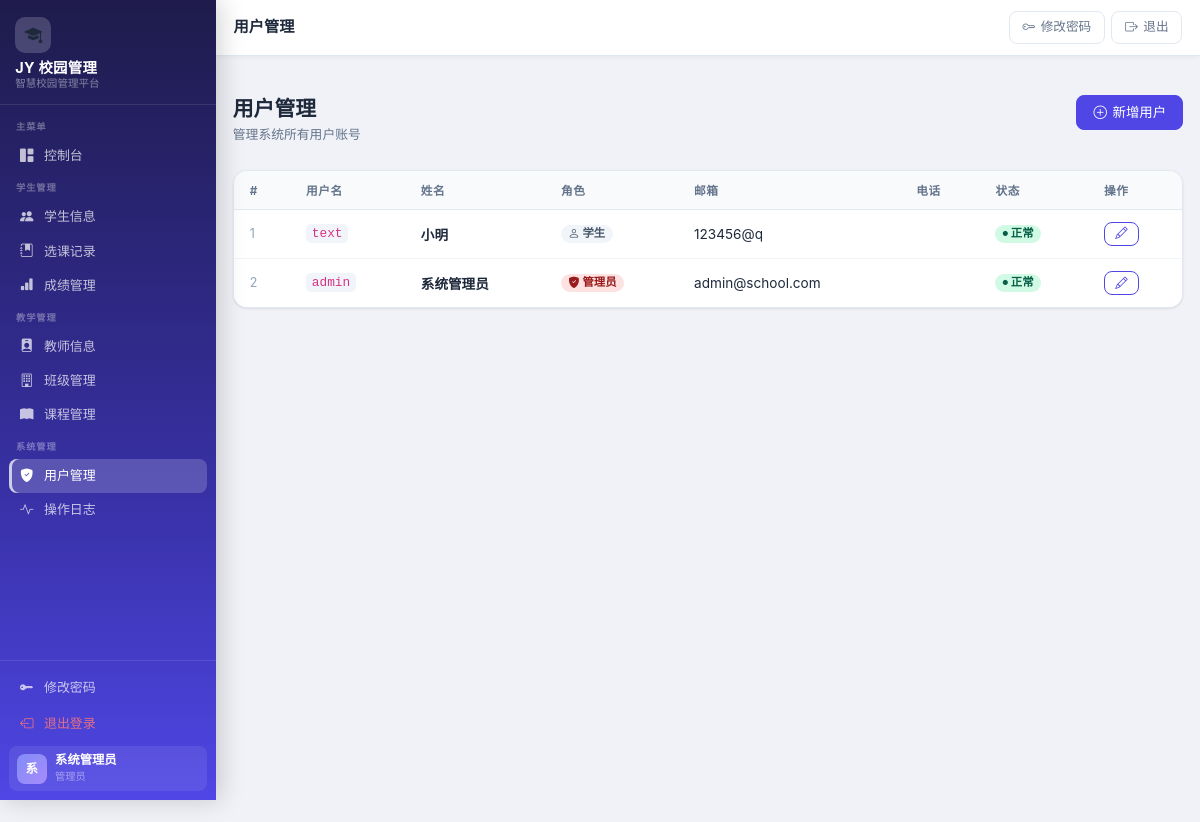
The app's page /users (signed in) with its own data.
### app.py (models this page shows, shortened)
class User(db.Model):
    __tablename__ = "users"
    id = db.Column(db.Integer, primary_key=True)
    username = db.Column(db.String(50), unique=True, nullable=False)
    password = db.Column(db.String(255), nullable=False)
    full_name = db.Column(db.String(100), nullable=False)
    role = db.Column(db.String(20), nullable=False, default="student")  # admin, teacher, student
    email = db.Column(db.String(100))
    phone = db.Column(db.String(20))
    is_active = db.Column(db.Boolean, default=True)
    created_at = db.Column(db.DateTime, default=datetime.utcnow)
    updated_at = db.Column(db.DateTime, default=datetime.utcnow, onupdate=datetime.utcnow)

### app.py (the view)
@app.route("/users")
@role_required("admin")
def list_users():
    users = User.query.order_by(User.id.desc()).all()
    return render_template("admin/users.html", users=users)

### app.py (called while the page is built)
def role_required(*roles):
    def decorator(f):
        @wraps(f)
        def decorated_function(*args, **kwargs):
            if "user_id" not in session:
                flash("请先登录", "warning")
                return redirect(url_for("login"))
            user = User.query.get(session.get("user_id"))
            if user.role not in roles:
                flash("权限不足", "danger")
                return redirect(url_for("dashboard"))
            return f(*args, **kwargs)
        return decorated_function
    return decorator

### templates/admin/users.html (shortened to what this page needs)
﻿{% extends "base.html" %}
{% block page_title %}用户管理{% endblock %}
{% block content %}
<div class="page-header">
  <div>
    <h1 class="page-title">用户管理</h1>
    <p class="page-subtitle">管理系统所有用户账号</p>
  </div>
  <a href="{{ url_for('add_user') }}" class="btn btn-primary">
    <i class="bi bi-plus-circle"></i> 新增用户
  </a>
</div>
<div class="table-card">
  <div class="table-responsive">
    <table class="table">
      <thead>
        <tr>
          <th>#</th>
          <th>用户名</th>
          <th>姓名</th>
          <th>角色</th>
          <th>邮箱</th>
          <th>电话</th>
          <th>状态</th>
          <th>操作</th>
        </tr>
      </thead>
      <tbody>
        {% if users %}
        {% for user in users %}
        <tr>
          <td style="color:#94a3b8;font-size:.78rem">{{ loop.index }}</td>
          <td><code style="background:#f1f5f9;padding:.15em .45em;border-radius:.3rem;font-size:.8rem">{{ user.username }}</code></td>
          <td class="fw-semibold">{{ user.full_name }}</td>
          <td>
            {% if user.role == 'admin' %}
            <span class="badge badge-danger"><i class="bi bi-shield-fill-check"></i> 管理员</span>
            {% elif user.role == 'teacher' %}
            <span class="badge badge-info"><i class="bi bi-person-badge"></i> 教师</span>
            {% else %}
            <span class="badge badge-secondary"><i class="bi bi-person"></i> 学生</span>
            {% endif %}
          </td>
          <td>{{ user.email or '' }}</td>
          <td>{{ user.phone or '' }}</td>
          <td>
            {% if user.is_active %}
            <span class="badge badge-success"><i class="bi bi-circle-fill" style="font-size:.45em"></i> 正常</span>
            {% else %}
            <span class="badge badge-danger">禁用</span>
            {% endif %}
          </td>
          <td>
            <a href="{{ url_for('edit_user', user_id=user.id) }}" class="btn btn-sm btn-outline-primary" title="编辑">
              <i class="bi bi-pencil"></i>
            </a>
          </td>
        </tr>
        {% endfor %}
        {% endif %}
      </tbody>
    </table>
  </div>
</div>
{% endblock %}

### templates/base.html (shortened to what this page needs)
﻿<!DOCTYPE html>
<html lang="zh-CN">
<head>
  <link href="https://cdn.jsdelivr.net/npm/bootstrap@5.3.3/dist/css/bootstrap.min.css" rel="stylesheet">
  <link rel="stylesheet" href="https://cdn.jsdelivr.net/npm/bootstrap-icons@1.11.0/font/bootstrap-icons.css">
  <link rel="stylesheet" href="{{ url_for('static', filename='style.css') }}">
</head>
<body>
{% if 'user_id' in session %}
<aside class="sidebar" id="sidebar">
  <div class="sidebar-brand">
    <div class="brand-logo"><i class="bi bi-mortarboard-fill"></i></div>
    <div class="brand-name">JY 校园管理</div>
    <div class="brand-sub">智慧校园管理平台</div>
  </div>
  <nav class="sidebar-nav">
    <div class="sidebar-section">
      <div class="sidebar-section-label">主菜单</div>
      <a class="sidebar-link {% if request.endpoint == 'dashboard' %}active{% endif %}"
         href="{{ url_for('dashboard') }}">
        <i class="bi bi-grid-1x2-fill nav-icon"></i> 控制台
      </a>
    </div>
    <div class="sidebar-section">
      <div class="sidebar-section-label">学生管理</div>
      <a class="sidebar-link {% if 'student' in (request.endpoint or '') and 'score' not in (request.endpoint or '') %}active{% endif %}"
         href="{{ url_for('list_students') }}">
        <i class="bi bi-people-fill nav-icon"></i> 学生信息
      </a>
      {% if session.role in ['admin', 'teacher'] %}
      <a class="sidebar-link {% if 'enrollment' in (request.endpoint or '') %}active{% endif %}"
         href="{{ url_for('list_enrollments') }}">
        <i class="bi bi-journal-bookmark-fill nav-icon"></i> 选课记录
      </a>
      {% endif %}
      <a class="sidebar-link {% if 'score' in (request.endpoint or '') %}active{% endif %}"
         href="{{ url_for('list_scores') }}">
        <i class="bi bi-bar-chart-fill nav-icon"></i> 成绩管理
      </a>
    </div>
    {% if session.role in ['admin', 'teacher'] %}
    <div class="sidebar-section">
      <div class="sidebar-section-label">教学管理</div>
      <a class="sidebar-link {% if 'teacher' in (request.endpoint or '') %}active{% endif %}"
         href="{{ url_for('list_teachers') }}">
        <i class="bi bi-person-badge-fill nav-icon"></i> 教师信息
      </a>
      <a class="sidebar-link {% if 'class' in (request.endpoint or '') %}active{% endif %}"
         href="{{ url_for('list_classes') }}">
        <i class="bi bi-building nav-icon"></i> 班级管理
      </a>
      <a class="sidebar-link {% if 'course' in (request.endpoint or '') %}active{% endif %}"
         href="{{ url_for('list_courses') }}">
        <i class="bi bi-book-fill nav-icon"></i> 课程管理
      </a>
    </div>
    {% endif %}
    {% if session.role == 'admin' %}
    <div class="sidebar-section">
      <div class="sidebar-section-label">系统管理</div>
      <a class="sidebar-link {% if 'user' in (request.endpoint or '') %}active{% endif %}"
         href="{{ url_for('list_users') }}">
        <i class="bi bi-shield-fill-check nav-icon"></i> 用户管理
      </a>
      <a class="sidebar-link {% if request.endpoint == 'list_ops_log' %}active{% endif %}"
         href="{{ url_for('list_ops_log') }}">
        <i class="bi bi-activity nav-icon"></i> 操作日志
      </a>
    </div>
    {% endif %}
  </nav>
  <div class="sidebar-footer">
    <a href="{{ url_for('change_password') }}" class="sidebar-link" style="margin-bottom:.15rem">
      <i class="bi bi-key-fill nav-icon"></i> 修改密码
    </a>
    <a href="{{ url_for('logout') }}" class="sidebar-link" style="color:rgba(255,120,120,.85)">
      <i class="bi bi-box-arrow-left nav-icon"></i> 退出登录
    </a>
    <div class="sidebar-user">
      <div class="sidebar-user-avatar">{{ (session.full_name or session.username or '?')[0] | upper }}</div>
      <div class="sidebar-user-info">
        <div class="u-name">{{ session.full_name or session.username }}</div>
        <div class="u-role">
          {% if session.role == 'admin' %}管理员
          {% elif session.role == 'teacher' %}教师
          {% else %}学生{% endif %}
        </div>
      </div>
    </div>
  </div>
</aside>
<header class="topbar">
  <div class="topbar-title">{% block page_title %}{% endblock %}</div>
  <div class="topbar-actions">
    <a href="{{ url_for('change_password') }}" class="topbar-btn d-none d-md-inline-flex">
      <i class="bi bi-key"></i> 修改密码
    </a>
    <a href="{{ url_for('logout') }}" class="topbar-btn btn-exit">
      <i class="bi bi-box-arrow-right"></i> 退出
    </a>
  </div>
</header>
<main class="main-content">
  <div class="page-container">
{% else %}
<main>
{% endif %}
{% block content %}{% endblock %}
{% if 'user_id' in session %}
  </div>
</main>
{% else %}
</main>
{% endif %}
</body>
</html>

### records on screen
User: full_name "系统管理员", username "admin", role "admin" (drawn), email "admin@school.com", is_active True (drawn)
User: username "text", full_name "小明", role "student" (drawn), email "123456@q", is_active True (drawn)

### other values on screen
{{ (session.full_name or session.username or '?')[0] | upper }} "系"
